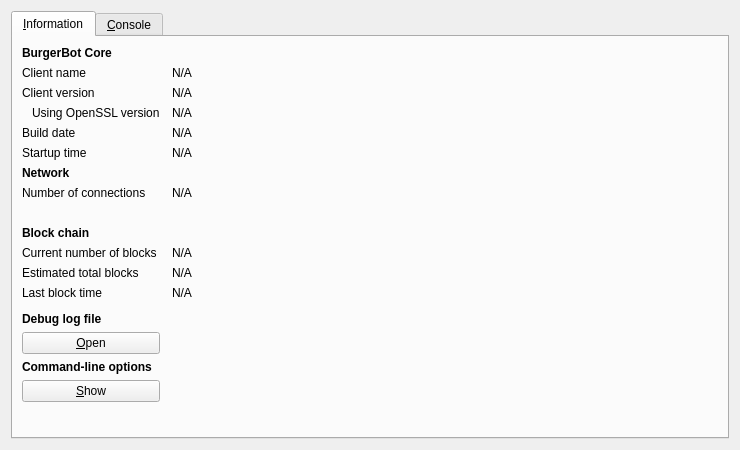
<?xml version="1.0" encoding="UTF-8"?>
<ui version="4.0">
 <class>RPCConsole</class>
 <widget class="QDialog" name="RPCConsole">
  <property name="geometry">
   <rect>
    <x>0</x>
    <y>0</y>
    <width>740</width>
    <height>450</height>
   </rect>
  </property>
  <property name="windowTitle">
   <string>BurgerBot - Debug window</string>
  </property>
  <layout class="QVBoxLayout" name="verticalLayout_2">
   <item>
    <widget class="QTabWidget" name="tabWidget">
     <property name="currentIndex">
      <number>0</number>
     </property>
     <widget class="QWidget" name="tab_info">
      <attribute name="title">
       <string>&amp;Information</string>
      </attribute>
      <layout class="QGridLayout" name="gridLayout" columnstretch="0,1">
       <property name="horizontalSpacing">
        <number>12</number>
       </property>
       <item row="0" column="0">
        <widget class="QLabel" name="label_9">
         <property name="font">
          <font>
           <weight>75</weight>
           <bold>true</bold>
          </font>
         </property>
         <property name="text">
          <string>BurgerBot Core</string>
         </property>
        </widget>
       </item>
       <item row="1" column="0">
        <widget class="QLabel" name="label_5">
         <property name="text">
          <string>Client name</string>
         </property>
        </widget>
       </item>
       <item row="1" column="1">
        <widget class="QLabel" name="clientName">
         <property name="cursor">
          <cursorShape>IBeamCursor</cursorShape>
         </property>
         <property name="text">
          <string>N/A</string>
         </property>
         <property name="textFormat">
          <enum>Qt::PlainText</enum>
         </property>
         <property name="textInteractionFlags">
          <set>Qt::LinksAccessibleByMouse|Qt::TextSelectableByKeyboard|Qt::TextSelectableByMouse</set>
         </property>
        </widget>
       </item>
       <item row="2" column="0">
        <widget class="QLabel" name="label_6">
         <property name="text">
          <string>Client version</string>
         </property>
        </widget>
       </item>
       <item row="2" column="1">
        <widget class="QLabel" name="clientVersion">
         <property name="cursor">
          <cursorShape>IBeamCursor</cursorShape>
         </property>
         <property name="text">
          <string>N/A</string>
         </property>
         <property name="textFormat">
          <enum>Qt::PlainText</enum>
         </property>
         <property name="textInteractionFlags">
          <set>Qt::LinksAccessibleByMouse|Qt::TextSelectableByKeyboard|Qt::TextSelectableByMouse</set>
         </property>
        </widget>
       </item>
       <item row="3" column="0">
        <widget class="QLabel" name="label_14">
         <property name="text">
          <string>Using OpenSSL version</string>
         </property>
         <property name="indent">
          <number>10</number>
         </property>
        </widget>
       </item>
       <item row="3" column="1">
        <widget class="QLabel" name="openSSLVersion">
         <property name="cursor">
          <cursorShape>IBeamCursor</cursorShape>
         </property>
         <property name="text">
          <string>N/A</string>
         </property>
         <property name="textFormat">
          <enum>Qt::PlainText</enum>
         </property>
         <property name="textInteractionFlags">
          <set>Qt::LinksAccessibleByMouse|Qt::TextSelectableByKeyboard|Qt::TextSelectableByMouse</set>
         </property>
        </widget>
       </item>
       <item row="4" column="0">
        <widget class="QLabel" name="label_12">
         <property name="text">
          <string>Build date</string>
         </property>
        </widget>
       </item>
       <item row="4" column="1">
        <widget class="QLabel" name="buildDate">
         <property name="cursor">
          <cursorShape>IBeamCursor</cursorShape>
         </property>
         <property name="text">
          <string>N/A</string>
         </property>
         <property name="textFormat">
          <enum>Qt::PlainText</enum>
         </property>
         <property name="textInteractionFlags">
          <set>Qt::LinksAccessibleByMouse|Qt::TextSelectableByKeyboard|Qt::TextSelectableByMouse</set>
         </property>
        </widget>
       </item>
       <item row="5" column="0">
        <widget class="QLabel" name="label_13">
         <property name="text">
          <string>Startup time</string>
         </property>
        </widget>
       </item>
       <item row="5" column="1">
        <widget class="QLabel" name="startupTime">
         <property name="cursor">
          <cursorShape>IBeamCursor</cursorShape>
         </property>
         <property name="text">
          <string>N/A</string>
         </property>
         <property name="textFormat">
          <enum>Qt::PlainText</enum>
         </property>
         <property name="textInteractionFlags">
          <set>Qt::LinksAccessibleByMouse|Qt::TextSelectableByKeyboard|Qt::TextSelectableByMouse</set>
         </property>
        </widget>
       </item>
       <item row="6" column="0">
        <widget class="QLabel" name="label_11">
         <property name="font">
          <font>
           <weight>75</weight>
           <bold>true</bold>
          </font>
         </property>
         <property name="text">
          <string>Network</string>
         </property>
        </widget>
       </item>
       <item row="7" column="0">
        <widget class="QLabel" name="label_7">
         <property name="text">
          <string>Number of connections</string>
         </property>
        </widget>
       </item>
       <item row="7" column="1">
        <widget class="QLabel" name="numberOfConnections">
         <property name="cursor">
          <cursorShape>IBeamCursor</cursorShape>
         </property>
         <property name="text">
          <string>N/A</string>
         </property>
         <property name="textFormat">
          <enum>Qt::PlainText</enum>
         </property>
         <property name="textInteractionFlags">
          <set>Qt::LinksAccessibleByMouse|Qt::TextSelectableByKeyboard|Qt::TextSelectableByMouse</set>
         </property>
        </widget>
       </item>
       <item row="8" column="0">
        <widget class="QLabel" name="label_8">
         <property name="text">
          <string/>
         </property>
        </widget>
       </item>
       <item row="9" column="0">
        <widget class="QLabel" name="label_10">
         <property name="font">
          <font>
           <weight>75</weight>
           <bold>true</bold>
          </font>
         </property>
         <property name="text">
          <string>Block chain</string>
         </property>
        </widget>
       </item>
       <item row="10" column="0">
        <widget class="QLabel" name="label_3">
         <property name="text">
          <string>Current number of blocks</string>
         </property>
        </widget>
       </item>
       <item row="10" column="1">
        <widget class="QLabel" name="numberOfBlocks">
         <property name="cursor">
          <cursorShape>IBeamCursor</cursorShape>
         </property>
         <property name="text">
          <string>N/A</string>
         </property>
         <property name="textFormat">
          <enum>Qt::PlainText</enum>
         </property>
         <property name="textInteractionFlags">
          <set>Qt::LinksAccessibleByMouse|Qt::TextSelectableByKeyboard|Qt::TextSelectableByMouse</set>
         </property>
        </widget>
       </item>
       <item row="11" column="0">
        <widget class="QLabel" name="label_4">
         <property name="text">
          <string>Estimated total blocks</string>
         </property>
        </widget>
       </item>
       <item row="11" column="1">
        <widget class="QLabel" name="totalBlocks">
         <property name="cursor">
          <cursorShape>IBeamCursor</cursorShape>
         </property>
         <property name="text">
          <string>N/A</string>
         </property>
         <property name="textFormat">
          <enum>Qt::PlainText</enum>
         </property>
         <property name="textInteractionFlags">
          <set>Qt::LinksAccessibleByMouse|Qt::TextSelectableByKeyboard|Qt::TextSelectableByMouse</set>
         </property>
        </widget>
       </item>
       <item row="12" column="0">
        <widget class="QLabel" name="label_2">
         <property name="text">
          <string>Last block time</string>
         </property>
        </widget>
       </item>
       <item row="12" column="1">
        <widget class="QLabel" name="lastBlockTime">
         <property name="cursor">
          <cursorShape>IBeamCursor</cursorShape>
         </property>
         <property name="text">
          <string>N/A</string>
         </property>
         <property name="textFormat">
          <enum>Qt::PlainText</enum>
         </property>
         <property name="textInteractionFlags">
          <set>Qt::LinksAccessibleByMouse|Qt::TextSelectableByKeyboard|Qt::TextSelectableByMouse</set>
         </property>
        </widget>
       </item>
       <item row="13" column="0">
        <spacer name="verticalSpacer_2">
         <property name="orientation">
          <enum>Qt::Vertical</enum>
         </property>
         <property name="sizeHint" stdset="0">
          <size>
           <width>20</width>
           <height>20</height>
          </size>
         </property>
        </spacer>
       </item>
       <item row="14" column="0">
        <widget class="QLabel" name="labelDebugLogfile">
         <property name="font">
          <font>
           <weight>75</weight>
           <bold>true</bold>
          </font>
         </property>
         <property name="text">
          <string>Debug log file</string>
         </property>
        </widget>
       </item>
       <item row="15" column="0">
        <widget class="QPushButton" name="openDebugLogfileButton">
         <property name="toolTip">
          <string>Open the BurgerBot debug log file from the current data directory. This can take a few seconds for large log files.</string>
         </property>
         <property name="text">
          <string>&amp;Open</string>
         </property>
         <property name="autoDefault">
          <bool>false</bool>
         </property>
        </widget>
       </item>
       <item row="16" column="0">
        <widget class="QLabel" name="labelCLOptions">
         <property name="font">
          <font>
           <weight>75</weight>
           <bold>true</bold>
          </font>
         </property>
         <property name="text">
          <string>Command-line options</string>
         </property>
        </widget>
       </item>
       <item row="17" column="0">
        <widget class="QPushButton" name="showCLOptionsButton">
         <property name="toolTip">
          <string>Show the BurgerBot-Qt help message to get a list with possible BurgerBot command-line options.</string>
         </property>
         <property name="text">
          <string>&amp;Show</string>
         </property>
         <property name="autoDefault">
          <bool>false</bool>
         </property>
        </widget>
       </item>
       <item row="18" column="0">
        <spacer name="verticalSpacer">
         <property name="orientation">
          <enum>Qt::Vertical</enum>
         </property>
         <property name="sizeHint" stdset="0">
          <size>
           <width>20</width>
           <height>40</height>
          </size>
         </property>
        </spacer>
       </item>
      </layout>
     </widget>
     <widget class="QWidget" name="tab_console">
      <attribute name="title">
       <string>&amp;Console</string>
      </attribute>
      <layout class="QVBoxLayout" name="verticalLayout_3">
       <property name="spacing">
        <number>3</number>
       </property>
       <item>
        <widget class="QTextEdit" name="messagesWidget">
         <property name="minimumSize">
          <size>
           <width>0</width>
           <height>100</height>
          </size>
         </property>
         <property name="readOnly">
          <bool>true</bool>
         </property>
         <property name="tabKeyNavigation" stdset="0">
          <bool>false</bool>
         </property>
         <property name="columnCount" stdset="0">
          <number>2</number>
         </property>
        </widget>
       </item>
       <item>
        <layout class="QHBoxLayout" name="horizontalLayout">
         <property name="spacing">
          <number>3</number>
         </property>
         <item>
          <widget class="QLabel" name="label">
           <property name="text">
            <string notr="true">&gt;</string>
           </property>
          </widget>
         </item>
         <item>
          <widget class="QLineEdit" name="lineEdit"/>
         </item>
         <item>
          <widget class="QPushButton" name="clearButton">
           <property name="maximumSize">
            <size>
             <width>24</width>
             <height>24</height>
            </size>
           </property>
           <property name="toolTip">
            <string>Clear console</string>
           </property>
           <property name="text">
            <string/>
           </property>
           <property name="icon">
            <iconset resource="../bitcoin.qrc">
             <normaloff>:/icons/remove</normaloff>:/icons/remove</iconset>
           </property>
           <property name="shortcut">
            <string notr="true">Ctrl+L</string>
           </property>
           <property name="autoDefault">
            <bool>false</bool>
           </property>
          </widget>
         </item>
        </layout>
       </item>
      </layout>
     </widget>
    </widget>
   </item>
  </layout>
 </widget>
 <resources>
  <include location="../bitcoin.qrc"/>
 </resources>
 <connections/>
</ui>
